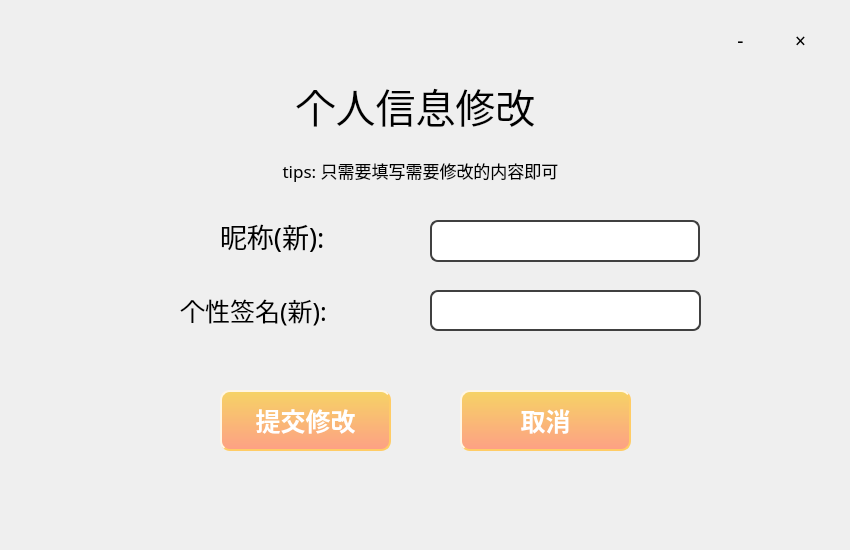
<?xml version="1.0" encoding="UTF-8"?>
<ui version="4.0">
 <class>InfoChange</class>
 <widget class="QDialog" name="InfoChange">
  <property name="geometry">
   <rect>
    <x>0</x>
    <y>0</y>
    <width>850</width>
    <height>550</height>
   </rect>
  </property>
  <property name="windowTitle">
   <string>Dialog</string>
  </property>
  <widget class="QLabel" name="label">
   <property name="geometry">
    <rect>
     <x>180</x>
     <y>40</y>
     <width>471</width>
     <height>131</height>
    </rect>
   </property>
   <property name="font">
    <font>
     <family>Microsoft YaHei</family>
     <pointsize>30</pointsize>
     <weight>50</weight>
     <bold>false</bold>
    </font>
   </property>
   <property name="text">
    <string>个人信息修改</string>
   </property>
   <property name="alignment">
    <set>Qt::AlignCenter</set>
   </property>
  </widget>
  <widget class="QLabel" name="label_2">
   <property name="geometry">
    <rect>
     <x>190</x>
     <y>150</y>
     <width>461</width>
     <height>41</height>
    </rect>
   </property>
   <property name="font">
    <font>
     <family>Microsoft YaHei</family>
     <pointsize>13</pointsize>
    </font>
   </property>
   <property name="text">
    <string>tips: 只需要填写需要修改的内容即可</string>
   </property>
   <property name="alignment">
    <set>Qt::AlignCenter</set>
   </property>
  </widget>
  <widget class="QLabel" name="label_4">
   <property name="geometry">
    <rect>
     <x>0</x>
     <y>0</y>
     <width>850</width>
     <height>550</height>
    </rect>
   </property>
   <property name="styleSheet">
    <string notr="true">border-image: url(:/pic/background.png);</string>
   </property>
   <property name="text">
    <string/>
   </property>
  </widget>
  <widget class="QLabel" name="label_5">
   <property name="geometry">
    <rect>
     <x>10</x>
     <y>10</y>
     <width>161</width>
     <height>161</height>
    </rect>
   </property>
   <property name="styleSheet">
    <string notr="true">border-image: url(:/pic/theychat-mini.png);</string>
   </property>
   <property name="text">
    <string/>
   </property>
  </widget>
  <widget class="QToolButton" name="minimize">
   <property name="geometry">
    <rect>
     <x>720</x>
     <y>20</y>
     <width>41</width>
     <height>41</height>
    </rect>
   </property>
   <property name="font">
    <font>
     <family>Microsoft YaHei</family>
     <pointsize>14</pointsize>
    </font>
   </property>
   <property name="cursor">
    <cursorShape>PointingHandCursor</cursorShape>
   </property>
   <property name="text">
    <string>-</string>
   </property>
   <property name="autoRaise">
    <bool>true</bool>
   </property>
  </widget>
  <widget class="QToolButton" name="close">
   <property name="geometry">
    <rect>
     <x>780</x>
     <y>20</y>
     <width>41</width>
     <height>41</height>
    </rect>
   </property>
   <property name="font">
    <font>
     <family>Microsoft YaHei</family>
     <pointsize>14</pointsize>
    </font>
   </property>
   <property name="cursor">
    <cursorShape>PointingHandCursor</cursorShape>
   </property>
   <property name="text">
    <string>×</string>
   </property>
   <property name="autoRaise">
    <bool>true</bool>
   </property>
  </widget>
  <widget class="QLineEdit" name="newName">
   <property name="geometry">
    <rect>
     <x>430</x>
     <y>220</y>
     <width>270</width>
     <height>42</height>
    </rect>
   </property>
   <property name="font">
    <font>
     <family>Microsoft YaHei</family>
     <pointsize>14</pointsize>
    </font>
   </property>
   <property name="styleSheet">
    <string notr="true">QLineEdit {
	border: 2px solid #404040; /* 边框宽度为1px，颜色为#A0A0A0 */
	border-radius: 8px; /* 边框圆角 */
	padding-left: 5px; /* 文本距离左边界有5px */
	background-color: #FFFFFF; /* 背景颜色 */
	color: #0A0A0A; /* 文本颜色 */
	selection-background-color: #298DFF; /* 选中文本的背景颜色 */
	selection-color: #F2F2F2; /* 选中文本的颜色 */
	font-family: &quot;Microsoft YaHei&quot;; /* 文本字体族 */
	font-size: 14pt; /* 文本字体大小 */
}

QLineEdit:hover { /* 鼠标悬浮在QLineEdit时的状态 */
	border: 2px solid #00EE76;
	border-radius: 8px;
	background-color: #FFFFFF;
        color: #0A0A0A;
        selection-background-color: #298DFF;
	selection-color: #F2F2F2;
}

QLineEdit.long-width {
	border-width: 8px 12px; /* 第一个值是垂直边框宽度，第二个值是水平边框宽度 */
}
</string>
   </property>
  </widget>
  <widget class="QLabel" name="label_3">
   <property name="geometry">
    <rect>
     <x>220</x>
     <y>200</y>
     <width>251</width>
     <height>71</height>
    </rect>
   </property>
   <property name="font">
    <font>
     <family>Microsoft YaHei</family>
     <pointsize>20</pointsize>
    </font>
   </property>
   <property name="text">
    <string>昵称(新):</string>
   </property>
  </widget>
  <widget class="QLabel" name="label_6">
   <property name="geometry">
    <rect>
     <x>180</x>
     <y>270</y>
     <width>281</width>
     <height>81</height>
    </rect>
   </property>
   <property name="font">
    <font>
     <family>Microsoft YaHei</family>
     <pointsize>19</pointsize>
    </font>
   </property>
   <property name="text">
    <string>个性签名(新):</string>
   </property>
  </widget>
  <widget class="QLineEdit" name="newSignature">
   <property name="geometry">
    <rect>
     <x>430</x>
     <y>290</y>
     <width>271</width>
     <height>41</height>
    </rect>
   </property>
   <property name="font">
    <font>
     <family>Microsoft YaHei</family>
     <pointsize>14</pointsize>
    </font>
   </property>
   <property name="styleSheet">
    <string notr="true">QLineEdit {
	border: 2px solid #404040; /* 边框宽度为1px，颜色为#A0A0A0 */
	border-radius: 8px; /* 边框圆角 */
	padding-left: 5px; /* 文本距离左边界有5px */
	background-color: #FFFFFF; /* 背景颜色 */
	color: #0A0A0A; /* 文本颜色 */
	selection-background-color: #298DFF; /* 选中文本的背景颜色 */
	selection-color: #F2F2F2; /* 选中文本的颜色 */
	font-family: &quot;Microsoft YaHei&quot;; /* 文本字体族 */
	font-size: 14pt; /* 文本字体大小 */
}

QLineEdit:hover { /* 鼠标悬浮在QLineEdit时的状态 */
	border: 2px solid #00EE76;
	border-radius: 8px;
	background-color: #FFFFFF;
        color: #0A0A0A;
        selection-background-color: #298DFF;
	selection-color: #F2F2F2;
}

QLineEdit.long-width {
	border-width: 8px 12px; /* 第一个值是垂直边框宽度，第二个值是水平边框宽度 */
}
</string>
   </property>
  </widget>
  <widget class="QPushButton" name="IsChanged">
   <property name="geometry">
    <rect>
     <x>220</x>
     <y>390</y>
     <width>171</width>
     <height>61</height>
    </rect>
   </property>
   <property name="font">
    <font>
     <family>Microsoft YaHei</family>
     <pointsize>-1</pointsize>
     <weight>75</weight>
     <italic>false</italic>
     <bold>true</bold>
    </font>
   </property>
   <property name="styleSheet">
    <string notr="true">QPushButton
{
    color:#ffffff; /*文字颜色*/
    background-color:qlineargradient(x1: 0, y1: 0, x2: 0, y2: 1, stop:0 #f6d365, stop: 1 #fda085);/*背景色*/
    border-style:outset; /*边框风格*/
    border-width:2px;/*边框宽度*/
    border-color:#FFCC66; /*边框颜色*/
    border-radius:10px; /*边框倒角*/
    font:Bold 25px; /*字体*/
    font-family: &quot;Microsoft YaHei&quot;;
    min-width:100px;/*控件最小宽度*/
    min-height:20px;/*控件最小高度*/
    padding:4px;/*内边距*/
}
 
QPushButton:hover
{
    color:#ffffff; /*文字颜色*/
    background-color:qlineargradient(x1: 0, y1: 0, x2: 0, y2: 1, stop:0 #fda085, stop: 1 #fee140);/*背景色*/
    border-style:outset; /*边框风格*/
    border-width:2px;/*边框宽度*/
    border-color:#FFCC66; /*边框颜色*/
    border-radius:10px; /*边框倒角*/
    font:bold 25px; /*字体*/
    font-family: &quot;Microsoft YaHei&quot;;
    min-width:100px;/*控件最小宽度*/
    min-height:20px;/*控件最小高度*/
    padding:4px;/*内边距*/
}
QPushButton:pressed
{
    color:#ffffff; /*文字颜色*/
    background-color:qlineargradient(x1: 0, y1: 0, x2: 0, y2: 1, stop:0 #fda085, stop: 1 #43e97b);/*背景色*/
    border-style:outset; /*边框风格*/
    border-width:2px;/*边框宽度*/
    border-color:#FFCC66; /*边框颜色*/
    border-radius:10px; /*边框倒角*/
    font:bold 25px; /*字体*/
    font-family: &quot;Microsoft YaHei&quot;;
    min-width:100px;/*控件最小宽度*/
    min-height:20px;/*控件最小高度*/
    padding:4px;/*内边距*/
}



</string>
   </property>
   <property name="text">
    <string>提交修改</string>
   </property>
  </widget>
  <widget class="QPushButton" name="NoChange">
   <property name="geometry">
    <rect>
     <x>460</x>
     <y>390</y>
     <width>171</width>
     <height>61</height>
    </rect>
   </property>
   <property name="font">
    <font>
     <family>Microsoft YaHei</family>
     <pointsize>-1</pointsize>
     <weight>75</weight>
     <italic>false</italic>
     <bold>true</bold>
    </font>
   </property>
   <property name="styleSheet">
    <string notr="true">QPushButton
{
    color:#ffffff; /*文字颜色*/
    background-color:qlineargradient(x1: 0, y1: 0, x2: 0, y2: 1, stop:0 #f6d365, stop: 1 #fda085);/*背景色*/
    border-style:outset; /*边框风格*/
    border-width:2px;/*边框宽度*/
    border-color:#FFCC66; /*边框颜色*/
    border-radius:10px; /*边框倒角*/
    font:Bold 25px; /*字体*/
    font-family: &quot;Microsoft YaHei&quot;;
    min-width:100px;/*控件最小宽度*/
    min-height:20px;/*控件最小高度*/
    padding:4px;/*内边距*/
}
 
QPushButton:hover
{
    color:#ffffff; /*文字颜色*/
    background-color:qlineargradient(x1: 0, y1: 0, x2: 0, y2: 1, stop:0 #fda085, stop: 1 #fee140);/*背景色*/
    border-style:outset; /*边框风格*/
    border-width:2px;/*边框宽度*/
    border-color:#FFCC66; /*边框颜色*/
    border-radius:10px; /*边框倒角*/
    font:bold 25px; /*字体*/
    font-family: &quot;Microsoft YaHei&quot;;
    min-width:100px;/*控件最小宽度*/
    min-height:20px;/*控件最小高度*/
    padding:4px;/*内边距*/
}
QPushButton:pressed
{
    color:#ffffff; /*文字颜色*/
    background-color:qlineargradient(x1: 0, y1: 0, x2: 0, y2: 1, stop:0 #fda085, stop: 1 #43e97b);/*背景色*/
    border-style:outset; /*边框风格*/
    border-width:2px;/*边框宽度*/
    border-color:#FFCC66; /*边框颜色*/
    border-radius:10px; /*边框倒角*/
    font:bold 25px; /*字体*/
    font-family: &quot;Microsoft YaHei&quot;;
    min-width:100px;/*控件最小宽度*/
    min-height:20px;/*控件最小高度*/
    padding:4px;/*内边距*/
}



</string>
   </property>
   <property name="text">
    <string>取消</string>
   </property>
  </widget>
  <zorder>label_4</zorder>
  <zorder>newName</zorder>
  <zorder>label_3</zorder>
  <zorder>label_6</zorder>
  <zorder>newSignature</zorder>
  <zorder>IsChanged</zorder>
  <zorder>NoChange</zorder>
  <zorder>label</zorder>
  <zorder>label_2</zorder>
  <zorder>label_5</zorder>
  <zorder>minimize</zorder>
  <zorder>close</zorder>
 </widget>
 <resources/>
 <connections/>
</ui>
